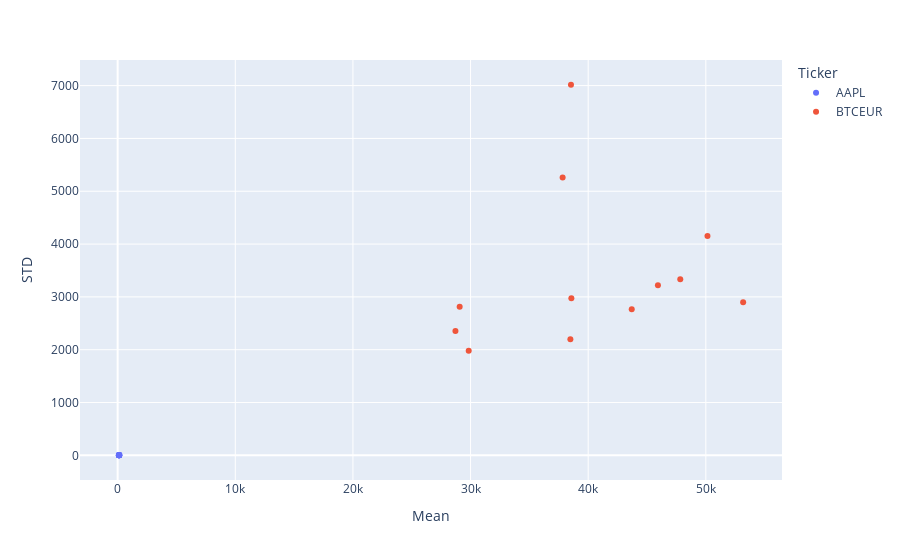

Notebook code cell kept with this figure:
### Code cell
import plotly.express as px
fig = px.scatter(master_EUR_agg, x='Mean', y='STD', color="Ticker", hover_data=['Month'])
fig.show()

### Figure 1 — Plotly figure (JSON) as saved in the notebook; plotly's stock layout.template omitted (floating-point values rounded to 4 significant figures)
{"data": [{"customdata": [["January"], ["February"], ["March"], ["April"], ["May"], ["June"], ["July"], ["August"], ["September"], ["October"], ["November"], ["December"]], "hovertemplate": "Ticker=AAPL<br>Mean=%{x}<br>STD=%{y}<br>Month=%{customdata[0]}<extra></extra>", "legendgroup": "AAPL", "marker": {"color": "#636efa", "symbol": "circle"}, "mode": "markers", "name": "AAPL", "orientation": "v", "showlegend": true, "type": "scatter", "x": [108.3, 107.9, 101.7, 109.5, 103.8, 107.3, 122.1, 125.3, 125.5, 124.9, 134.7, 153.0], "xaxis": "x", "y": [4.707, 4.695, 1.812, 2.002, 2.179, 4.417, 2.662, 1.932, 3.215, 3.122, 6.188, 4.971], "yaxis": "y"}, {"customdata": [["January"], ["February"], ["March"], ["April"], ["May"], ["June"], ["July"], ["August"], ["September"], ["October"], ["November"], ["December"]], "hovertemplate": "Ticker=BTCEUR<br>Mean=%{x}<br>STD=%{y}<br>Month=%{customdata[0]}<extra></extra>", "legendgroup": "BTCEUR", "marker": {"color": "#EF553B", "symbol": "circle"}, "mode": "markers", "name": "BTCEUR", "orientation": "v", "showlegend": true, "type": "scatter", "x": [28710.0, 37830.0, 45930.0, 47830.0, 38540.0, 29840.0, 29070.0, 38570.0, 38480.0, 50140.0, 53170.0, 43700.0], "xaxis": "x", "y": [2355.0, 5260.0, 3218.0, 3333.0, 7017.0, 1982.0, 2816.0, 2973.0, 2200.0, 4152.0, 2900.0, 2764.0], "yaxis": "y"}], "layout": {"legend": {"title": {"text": "Ticker"}, "tracegroupgap": 0}, "margin": {"t": 60}, "xaxis": {"anchor": "y", "domain": [0, 1], "title": {"text": "Mean"}}, "yaxis": {"anchor": "x", "domain": [0, 1], "title": {"text": "STD"}}}}
